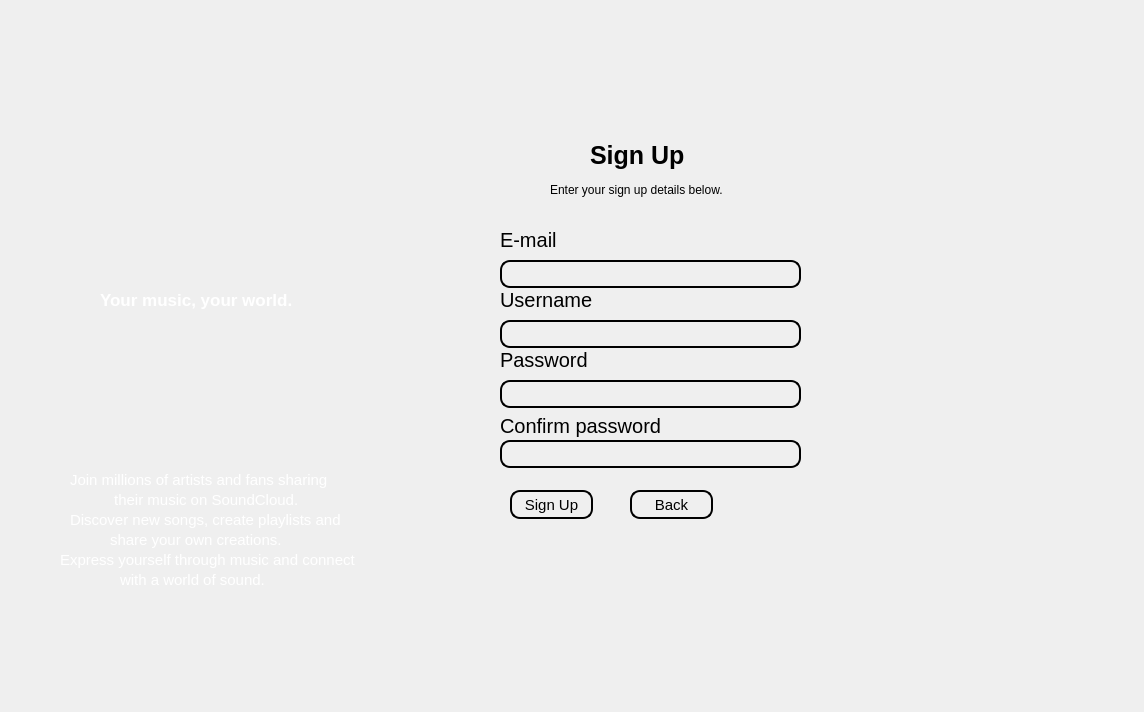
<?xml version="1.0" encoding="UTF-8"?>
<ui version="4.0">
 <class>Signup</class>
 <widget class="QDialog" name="Signup">
  <property name="geometry">
   <rect>
    <x>0</x>
    <y>0</y>
    <width>1144</width>
    <height>712</height>
   </rect>
  </property>
  <property name="windowTitle">
   <string>Dialog</string>
  </property>
  <widget class="QLabel" name="label">
   <property name="geometry">
    <rect>
     <x>590</x>
     <y>140</y>
     <width>111</width>
     <height>31</height>
    </rect>
   </property>
   <property name="styleSheet">
    <string notr="true">QLabel {
  color: black;
    font-size: 25px; /* Font size */
    font-family: Arial; /* Font family */
    font-weight: bold; /* Font weight */

}</string>
   </property>
   <property name="text">
    <string>Sign Up</string>
   </property>
  </widget>
  <widget class="QLabel" name="label_2">
   <property name="geometry">
    <rect>
     <x>500</x>
     <y>230</y>
     <width>121</width>
     <height>20</height>
    </rect>
   </property>
   <property name="styleSheet">
    <string notr="true">QLabel{
font-size: 20px;
color: black;
}</string>
   </property>
   <property name="text">
    <string>E-mail</string>
   </property>
  </widget>
  <widget class="QLabel" name="label_3">
   <property name="geometry">
    <rect>
     <x>500</x>
     <y>290</y>
     <width>121</width>
     <height>20</height>
    </rect>
   </property>
   <property name="styleSheet">
    <string notr="true">QLabel{
font-size: 20px;
color: black;
}</string>
   </property>
   <property name="text">
    <string>Username</string>
   </property>
  </widget>
  <widget class="QLabel" name="label_4">
   <property name="geometry">
    <rect>
     <x>500</x>
     <y>350</y>
     <width>121</width>
     <height>20</height>
    </rect>
   </property>
   <property name="styleSheet">
    <string notr="true">QLabel{
font-size: 20px;
color: black;
}</string>
   </property>
   <property name="text">
    <string>Password</string>
   </property>
  </widget>
  <widget class="QLabel" name="label_5">
   <property name="geometry">
    <rect>
     <x>500</x>
     <y>410</y>
     <width>191</width>
     <height>31</height>
    </rect>
   </property>
   <property name="styleSheet">
    <string notr="true">QLabel{
font-size: 20px;
color: black;
}</string>
   </property>
   <property name="text">
    <string>Confirm password</string>
   </property>
  </widget>
  <widget class="QLineEdit" name="lineEdit">
   <property name="geometry">
    <rect>
     <x>500</x>
     <y>260</y>
     <width>301</width>
     <height>28</height>
    </rect>
   </property>
   <property name="styleSheet">
    <string notr="true">QLineEdit{
font-size: 15px;
border-radius: 10px;
background-color: transparent;
border: 2px solid black
}</string>
   </property>
  </widget>
  <widget class="QLineEdit" name="lineEdit_2">
   <property name="geometry">
    <rect>
     <x>500</x>
     <y>320</y>
     <width>301</width>
     <height>28</height>
    </rect>
   </property>
   <property name="styleSheet">
    <string notr="true">QLineEdit{
font-size: 15px;
border-radius: 10px;
background-color: transparent;
border: 2px solid black
}</string>
   </property>
  </widget>
  <widget class="QLineEdit" name="lineEdit_3">
   <property name="geometry">
    <rect>
     <x>500</x>
     <y>380</y>
     <width>301</width>
     <height>28</height>
    </rect>
   </property>
   <property name="styleSheet">
    <string notr="true">QLineEdit{
font-size: 15px;
border-radius: 10px;
background-color: transparent;
border: 2px solid black
}</string>
   </property>
   <property name="echoMode">
    <enum>QLineEdit::Password</enum>
   </property>
  </widget>
  <widget class="QLineEdit" name="lineEdit_4">
   <property name="geometry">
    <rect>
     <x>500</x>
     <y>440</y>
     <width>301</width>
     <height>28</height>
    </rect>
   </property>
   <property name="styleSheet">
    <string notr="true">QLineEdit{
font-size: 15px;
border-radius: 10px;
background-color: transparent;
border: 2px solid black
}</string>
   </property>
   <property name="echoMode">
    <enum>QLineEdit::Password</enum>
   </property>
  </widget>
  <widget class="QPushButton" name="SignUpButton">
   <property name="geometry">
    <rect>
     <x>510</x>
     <y>490</y>
     <width>83</width>
     <height>29</height>
    </rect>
   </property>
   <property name="styleSheet">
    <string notr="true">QPushButton{
font-size: 15px;
border-radius: 10px;
background-color: transparent;
border: 2px solid black;
color: black;
}
QPushButton:pressed {
    background-color:green;
border-color:green
}</string>
   </property>
   <property name="text">
    <string>Sign Up</string>
   </property>
   <property name="autoRepeat">
    <bool>true</bool>
   </property>
  </widget>
  <widget class="QPushButton" name="pushButton_2">
   <property name="geometry">
    <rect>
     <x>630</x>
     <y>490</y>
     <width>83</width>
     <height>29</height>
    </rect>
   </property>
   <property name="styleSheet">
    <string notr="true">QPushButton{
font-size: 15px;
border-radius: 10px;
background-color: transparent;
border: 2px solid black;
color: black;
}
QPushButton:pressed {
    background-color: green;
border-color:green
}</string>
   </property>
   <property name="text">
    <string>Back</string>
   </property>
  </widget>
  <widget class="QLabel" name="label_6">
   <property name="geometry">
    <rect>
     <x>550</x>
     <y>180</y>
     <width>281</width>
     <height>20</height>
    </rect>
   </property>
   <property name="text">
    <string>Enter your sign up details below.</string>
   </property>
  </widget>
  <widget class="QLabel" name="label_7">
   <property name="geometry">
    <rect>
     <x>0</x>
     <y>-10</y>
     <width>391</width>
     <height>721</height>
    </rect>
   </property>
   <property name="text">
    <string/>
   </property>
   <property name="pixmap">
    <pixmap resource="beg.qrc">:/beg/b3.jpeg</pixmap>
   </property>
   <property name="scaledContents">
    <bool>true</bool>
   </property>
  </widget>
  <widget class="QLabel" name="label_8">
   <property name="geometry">
    <rect>
     <x>10</x>
     <y>130</y>
     <width>361</width>
     <height>281</height>
    </rect>
   </property>
   <property name="text">
    <string/>
   </property>
   <property name="pixmap">
    <pixmap resource="beg.qrc">:/beg/Logo.png</pixmap>
   </property>
   <property name="scaledContents">
    <bool>true</bool>
   </property>
  </widget>
  <widget class="QLabel" name="label_9">
   <property name="geometry">
    <rect>
     <x>100</x>
     <y>290</y>
     <width>221</width>
     <height>20</height>
    </rect>
   </property>
   <property name="styleSheet">
    <string notr="true">QLabel{
font-size: 17px;
background-color: transparent;
font-family: Arial;
font-weight: bold;
color: white;
}</string>
   </property>
   <property name="text">
    <string>Your music, your world.</string>
   </property>
  </widget>
  <widget class="QLabel" name="label_10">
   <property name="geometry">
    <rect>
     <x>70</x>
     <y>470</y>
     <width>261</width>
     <height>20</height>
    </rect>
   </property>
   <property name="styleSheet">
    <string notr="true">QLabel{
font-size: 15px;
background-color: transparent;
font-family: Arial;
color: white;
}</string>
   </property>
   <property name="text">
    <string>Join millions of artists and fans sharing</string>
   </property>
  </widget>
  <widget class="QLabel" name="label_11">
   <property name="geometry">
    <rect>
     <x>110</x>
     <y>490</y>
     <width>191</width>
     <height>20</height>
    </rect>
   </property>
   <property name="styleSheet">
    <string notr="true">QLabel{
font-size: 15px;
background-color: transparent;
font-family: Arial;
color: white;
}</string>
   </property>
   <property name="text">
    <string> their music on SoundCloud.</string>
   </property>
  </widget>
  <widget class="QLabel" name="label_12">
   <property name="geometry">
    <rect>
     <x>70</x>
     <y>510</y>
     <width>311</width>
     <height>20</height>
    </rect>
   </property>
   <property name="styleSheet">
    <string notr="true">QLabel{
font-size: 15px;
background-color: transparent;
font-family: Arial;
color: white;
}</string>
   </property>
   <property name="text">
    <string>Discover new songs, create playlists and</string>
   </property>
  </widget>
  <widget class="QLabel" name="label_13">
   <property name="geometry">
    <rect>
     <x>110</x>
     <y>530</y>
     <width>191</width>
     <height>20</height>
    </rect>
   </property>
   <property name="styleSheet">
    <string notr="true">QLabel{
font-size: 15px;
background-color: transparent;
font-family: Arial;
color: white;
}</string>
   </property>
   <property name="text">
    <string>share your own creations. </string>
   </property>
  </widget>
  <widget class="QLabel" name="label_14">
   <property name="geometry">
    <rect>
     <x>60</x>
     <y>550</y>
     <width>331</width>
     <height>20</height>
    </rect>
   </property>
   <property name="styleSheet">
    <string notr="true">QLabel{
font-size: 15px;
background-color: transparent;
font-family: Arial;
color: white;
}</string>
   </property>
   <property name="text">
    <string>Express yourself through music and connect </string>
   </property>
  </widget>
  <widget class="QLabel" name="label_15">
   <property name="geometry">
    <rect>
     <x>120</x>
     <y>570</y>
     <width>151</width>
     <height>20</height>
    </rect>
   </property>
   <property name="styleSheet">
    <string notr="true">QLabel{
font-size: 15px;
background-color: transparent;
font-family: Arial;
color: white;
}</string>
   </property>
   <property name="text">
    <string>with a world of sound.</string>
   </property>
  </widget>
  <zorder>label_7</zorder>
  <zorder>label</zorder>
  <zorder>label_2</zorder>
  <zorder>label_3</zorder>
  <zorder>label_4</zorder>
  <zorder>label_5</zorder>
  <zorder>lineEdit</zorder>
  <zorder>lineEdit_2</zorder>
  <zorder>lineEdit_3</zorder>
  <zorder>lineEdit_4</zorder>
  <zorder>SignUpButton</zorder>
  <zorder>pushButton_2</zorder>
  <zorder>label_6</zorder>
  <zorder>label_8</zorder>
  <zorder>label_9</zorder>
  <zorder>label_10</zorder>
  <zorder>label_11</zorder>
  <zorder>label_12</zorder>
  <zorder>label_13</zorder>
  <zorder>label_14</zorder>
  <zorder>label_15</zorder>
 </widget>
 <resources>
  <include location="beg.qrc"/>
  <include location="beg.qrc"/>
 </resources>
 <connections/>
</ui>
